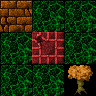

Below is a game level as drawn by its tile map, then a one-line description and the .tmx file that defines it, in full:
An orthogonal 3x3 tile map with 32x32 px tiles, 1 tile layer (Tile Layer 1), 2 tilesets.

<map version="1.5" tiledversion="1.7.0" orientation="orthogonal" renderorder="right-down" width="3" height="3" tilewidth="32" tileheight="32" infinite="0" nextlayerid="3" nextobjectid="8">
 <tileset firstgid="1" source="floors.tsx" />
 <tileset firstgid="201" source="walls.tsx" />
 <layer id="1" name="Tile Layer 1" width="3" height="3">
  <data encoding="csv">
201,1,1,
1,325,1,
1,1,550
</data>
 </layer>
</map>